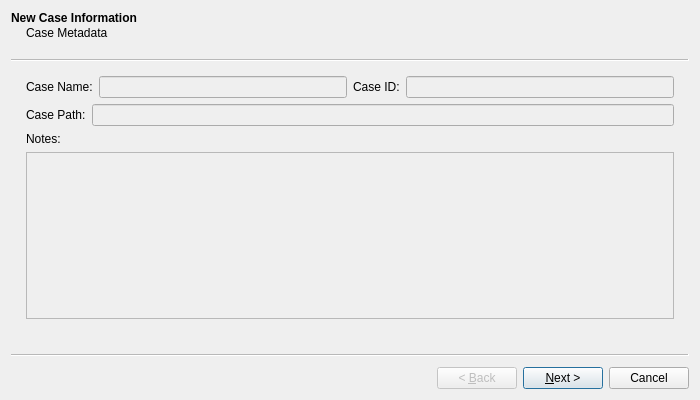
<?xml version="1.0" encoding="UTF-8"?>
<ui version="4.0">
 <class>caseDetailWizard</class>
 <widget class="QWizard" name="caseDetailWizard">
  <property name="geometry">
   <rect>
    <x>0</x>
    <y>0</y>
    <width>700</width>
    <height>400</height>
   </rect>
  </property>
  <property name="windowTitle">
   <string>Nomen - New Case Information</string>
  </property>
  <widget class="QWizardPage" name="wP01">
   <property name="title">
    <string>New Case Information</string>
   </property>
   <property name="subTitle">
    <string>Case Metadata</string>
   </property>
   <layout class="QGridLayout" name="gridLayout">
    <item row="2" column="0">
     <layout class="QVBoxLayout" name="verticalLayout">
      <item>
       <layout class="QHBoxLayout" name="horizontalLayout_2">
        <item>
         <widget class="QLabel" name="label_case_path">
          <property name="text">
           <string>Case Path:</string>
          </property>
         </widget>
        </item>
        <item>
         <widget class="QLineEdit" name="line_edit_case_path">
          <property name="enabled">
           <bool>false</bool>
          </property>
         </widget>
        </item>
       </layout>
      </item>
     </layout>
    </item>
    <item row="3" column="0">
     <layout class="QVBoxLayout" name="verticalLayout_4">
      <item>
       <widget class="QLabel" name="label_notes">
        <property name="text">
         <string>Notes:</string>
        </property>
       </widget>
      </item>
      <item>
       <widget class="QPlainTextEdit" name="plainTextEdit">
        <property name="enabled">
         <bool>false</bool>
        </property>
       </widget>
      </item>
      <item>
       <spacer name="verticalSpacer_2">
        <property name="orientation">
         <enum>Qt::Orientation::Vertical</enum>
        </property>
        <property name="sizeHint" stdset="0">
         <size>
          <width>20</width>
          <height>40</height>
         </size>
        </property>
       </spacer>
      </item>
     </layout>
    </item>
    <item row="1" column="0">
     <layout class="QVBoxLayout" name="verticalLayout_6">
      <item>
       <layout class="QHBoxLayout" name="horizontalLayout_3">
        <item>
         <layout class="QHBoxLayout" name="horizontalLayout_5">
          <item>
           <widget class="QLabel" name="label_case_name">
            <property name="text">
             <string>Case Name:</string>
            </property>
           </widget>
          </item>
          <item>
           <widget class="QLineEdit" name="line_edit_case_name">
            <property name="enabled">
             <bool>false</bool>
            </property>
           </widget>
          </item>
         </layout>
        </item>
        <item>
         <layout class="QVBoxLayout" name="verticalLayout_5">
          <item>
           <layout class="QVBoxLayout" name="verticalLayout_2"/>
          </item>
         </layout>
        </item>
        <item>
         <layout class="QVBoxLayout" name="verticalLayout_3"/>
        </item>
        <item>
         <layout class="QHBoxLayout" name="horizontalLayout_6">
          <item>
           <widget class="QLabel" name="label_case_id">
            <property name="text">
             <string>Case ID:</string>
            </property>
           </widget>
          </item>
          <item>
           <widget class="QLineEdit" name="line_edit_case_id">
            <property name="enabled">
             <bool>false</bool>
            </property>
           </widget>
          </item>
         </layout>
        </item>
       </layout>
      </item>
     </layout>
    </item>
   </layout>
  </widget>
  <widget class="QWizardPage" name="wP02">
   <property name="title">
    <string>New Case Information</string>
   </property>
   <property name="subTitle">
    <string>Personnel and Organizations</string>
   </property>
   <layout class="QGridLayout" name="gridLayout_2">
    <item row="0" column="0">
     <layout class="QHBoxLayout" name="horizontalLayout">
      <item>
       <spacer name="horizontalSpacer">
        <property name="orientation">
         <enum>Qt::Orientation::Horizontal</enum>
        </property>
        <property name="sizeHint" stdset="0">
         <size>
          <width>40</width>
          <height>20</height>
         </size>
        </property>
       </spacer>
      </item>
      <item>
       <layout class="QVBoxLayout" name="verticalLayout_7">
        <item>
         <layout class="QHBoxLayout" name="horizontalLayout_4">
          <item>
           <widget class="QLabel" name="label_2">
            <property name="text">
             <string>Investigators:</string>
            </property>
           </widget>
          </item>
          <item>
           <spacer name="horizontalSpacer_4">
            <property name="orientation">
             <enum>Qt::Orientation::Horizontal</enum>
            </property>
            <property name="sizeHint" stdset="0">
             <size>
              <width>40</width>
              <height>20</height>
             </size>
            </property>
           </spacer>
          </item>
          <item>
           <widget class="QPushButton" name="bttn_create_inv">
            <property name="maximumSize">
             <size>
              <width>30</width>
              <height>30</height>
             </size>
            </property>
            <property name="font">
             <font>
              <pointsize>12</pointsize>
              <bold>true</bold>
             </font>
            </property>
            <property name="text">
             <string>+</string>
            </property>
           </widget>
          </item>
         </layout>
        </item>
        <item>
         <widget class="QTableView" name="table_inv"/>
        </item>
       </layout>
      </item>
      <item>
       <spacer name="horizontalSpacer_3">
        <property name="orientation">
         <enum>Qt::Orientation::Horizontal</enum>
        </property>
        <property name="sizeType">
         <enum>QSizePolicy::Policy::Fixed</enum>
        </property>
        <property name="sizeHint" stdset="0">
         <size>
          <width>5</width>
          <height>20</height>
         </size>
        </property>
       </spacer>
      </item>
      <item>
       <layout class="QVBoxLayout" name="verticalLayout_8">
        <item>
         <layout class="QHBoxLayout" name="horizontalLayout_7">
          <item>
           <widget class="QLabel" name="label">
            <property name="text">
             <string>Organizations:</string>
            </property>
           </widget>
          </item>
          <item>
           <spacer name="horizontalSpacer_5">
            <property name="orientation">
             <enum>Qt::Orientation::Horizontal</enum>
            </property>
            <property name="sizeHint" stdset="0">
             <size>
              <width>40</width>
              <height>20</height>
             </size>
            </property>
           </spacer>
          </item>
          <item>
           <widget class="QPushButton" name="bttn_create_org">
            <property name="maximumSize">
             <size>
              <width>30</width>
              <height>30</height>
             </size>
            </property>
            <property name="font">
             <font>
              <pointsize>12</pointsize>
              <bold>true</bold>
             </font>
            </property>
            <property name="text">
             <string>+</string>
            </property>
           </widget>
          </item>
         </layout>
        </item>
        <item>
         <widget class="QTableView" name="table_org"/>
        </item>
       </layout>
      </item>
      <item>
       <spacer name="horizontalSpacer_2">
        <property name="orientation">
         <enum>Qt::Orientation::Horizontal</enum>
        </property>
        <property name="sizeHint" stdset="0">
         <size>
          <width>40</width>
          <height>20</height>
         </size>
        </property>
       </spacer>
      </item>
     </layout>
    </item>
   </layout>
  </widget>
  <widget class="QWizardPage" name="wP03">
   <property name="title">
    <string>TODO</string>
   </property>
   <property name="subTitle">
    <string>TODO</string>
   </property>
  </widget>
 </widget>
 <resources/>
 <connections/>
</ui>
